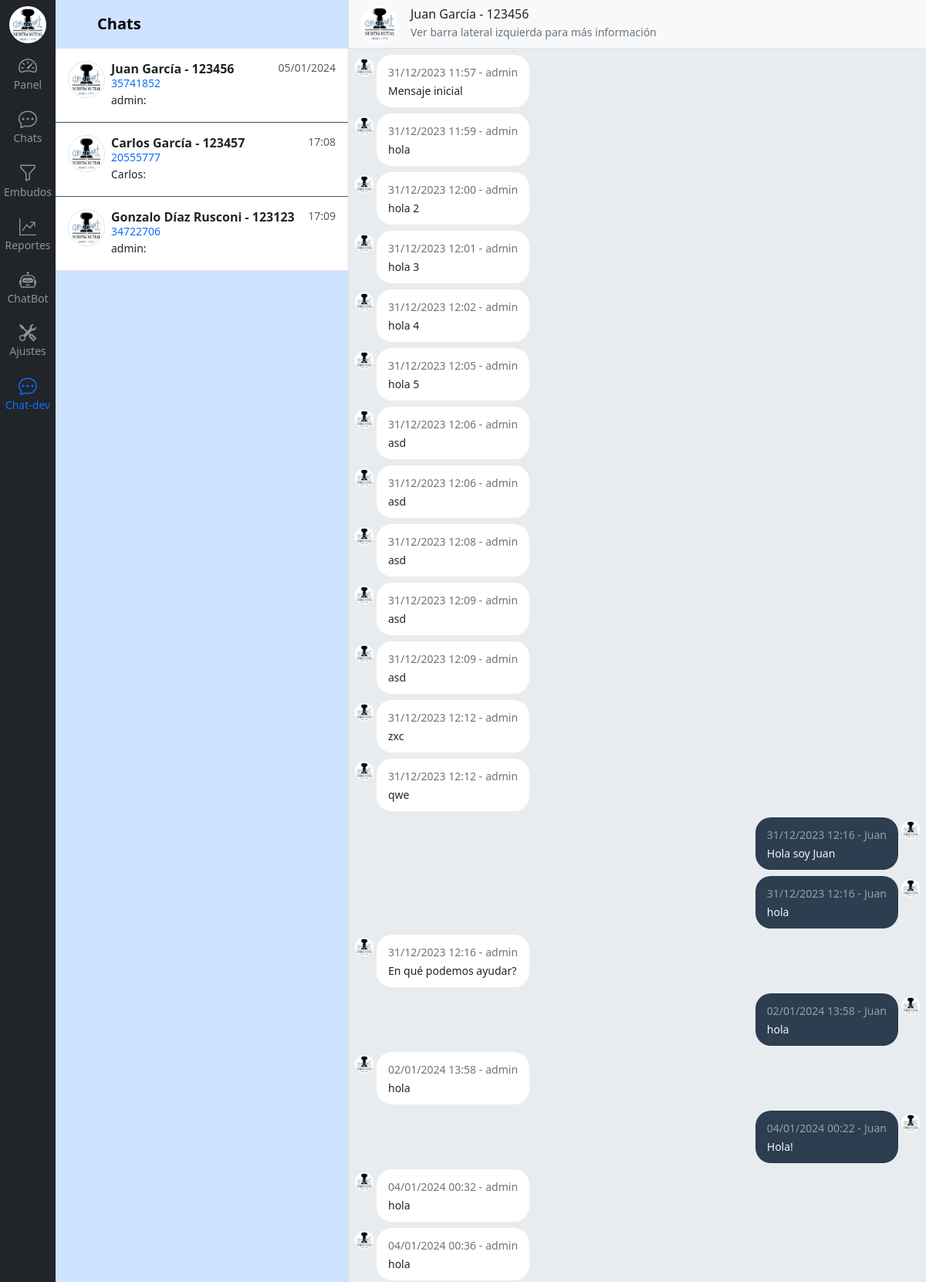
/contacto/chat-dev/1/ (signed in, upper part), run on the app's committed database.
### chat/models.py (models this page shows, shortened)
class Contacto(models.Model):
    nombre = models.CharField(max_length=100, null=True)
    apellido = models.CharField(max_length=100, null=True)
    dni = models.CharField(max_length=11, null=True)
    telefono = models.CharField(max_length=30)
    email = models.EmailField(max_length=60, null=True)
    empresa = models.CharField(max_length=100, null=True)
    nro_socio = models.PositiveIntegerField(null=True)

class Mensaje(models.Model):
    contacto_integracion = models.ForeignKey(ContactoIntegracion, related_name='mensajes', on_delete=models.CASCADE)
    usuario = models.ForeignKey(User, related_name='mensajes', on_delete=models.CASCADE, null=True)
    contenido = models.TextField()
    id_integracion = models.CharField(max_length=25, null=True, blank=True)  # ID del mensaje de la integración para citarlo
    recibido = models.DateTimeField(null=True)  # Verificar con la API
    leido = models.DateTimeField(null=True)  # Verificar con la API
    fecha_hora = models.DateTimeField(auto_now_add=True)
    class Meta:
        ordering = ('fecha_hora',)
        verbose_name_plural = 'Mensajes'

### chat/views.py (the view)
# urls.py: path('chat-dev/<int:id>/', views.chat, name='chat-dev'),
@login_required
def chat(request, id):
    contacto = get_object_or_404(Contacto.objects.prefetch_related('contacto_integraciones__integracion'), id=id)
    contacto_integracion = contacto.contacto_integraciones.first()
    integracion = contacto_integracion.integracion.nombre
    contacto_tarea = contacto_integracion.contacto_tareas.first()
    sector_tarea = contacto_tarea.sector_tarea
    sectores = Sector.objects.prefetch_related('sectortarea_set').all()
    contacto_mensajes = Mensaje.objects.filter(contacto_integracion__contacto=contacto)  # Ver cómo manejar esto si hay muchos mensajes
    contactos = Contacto.objects.annotate(
        last_message_content=Subquery(
            Mensaje.objects.filter(contacto_integracion=OuterRef('pk')).values('contenido').order_by('-fecha_hora')[:1]
        ),
        last_message_date=Subquery(
            Mensaje.objects.filter(contacto_integracion=OuterRef('pk')).values('fecha_hora').order_by('-fecha_hora')[:1]
        ),
        last_message_user=Subquery(
            Mensaje.objects.filter(contacto_integracion=OuterRef('pk')).values('usuario__username').order_by('-fecha_hora')[:1]
        )
    )
    context = {
        'contacto': contacto,
        'contacto_mensajes': contacto_mensajes,
        'contactos': contactos,
        'integracion': integracion,
        'sector_tarea': sector_tarea,
        'embudos': sectores,
        'usuario_asignado': contacto_tarea.usuario,
        'debug': DEBUG
    }
    if re.search('/contacto/chat-dev/', request.path):  # Para Tests
        return render(request, 'chat/chatsdev.html', context)
    else:
        return render(request, 'chat/detalle_chat.html', context)

### templates/chat/chatsdev.html (shortened to what this page needs)
{% extends 'base.html' %}
{% load static %}
{% load humanize %}
{% block content %}
{% include 'navbar.html' %}
  <div class="d-flex flex-column align-items-stretch flex-shrink-0 bg-primary-subtle border-end" style="width: 380px;">
      <a href="/" class="d-flex align-items-center flex-shrink-0 p-3 link-body-emphasis text-decoration-none border-bottom">
        <svg class="bi pe-none me-2" width="30" height="24"><use xlink:href="#bootstrap"></use></svg>
        <span class="fs-5 fw-semibold">Chats</span>
      </a>
      <div id="room-list" class="list-group list-group-flush border-bottom overflow-y-scroll">
        {% for contacto in contactos %}
        <a id="{{ contacto.nro_socio }}" href="{% url 'contacto:chat-dev' contacto.id %}" class="d-flex gap-2 list-group-item py-3 lh-sm">
          <div>
            <img src="{% static 'img/logo.png' %}" alt="mdo" width="48" height="48" class="rounded-circle border">
          </div>
          <div class="w-100">
            <div class="d-flex justify-content-between">
              <div class="d-flex flex-column mb-1">
                {% if contacto.nombre %}
                  <strong>{{ contacto.nombre }} {{ contacto.apellido}} - {{ contacto.nro_socio }}</strong>
                {% else %}
                  <strong>{{ contacto.telefono }}</strong>
                {% endif %}
                <small class="text-primary">{{ contacto.dni }}</small>
              </div>
              <small class="text-body-secondary message-date">
                {% now "d/m/Y" as todays_date %}
                {% if todays_date == contacto.last_message_date|date:"d/m/Y" %}
                  {{ contacto.last_message_date|time:"H:i" }}
                {% else %}
                  {{ contacto.last_message_date|date:"d/m/Y" }}
                {% endif %}
              </small>
            </div>
            <div class="col-10 mb-1 small">
              {% if contacto.last_message_user %}
                {{ contacto.last_message_user }}:
              {% else %}
                {{ contacto.nombre }}:
              {% endif %}
            </div>
          </div>
      </a>
        {% endfor %}
      </div>
  </div>
  {% now "d/m/Y" as test %}
  {% if contacto_mensajes %}
    {% include 'chat/components/caja_chat.html' %}
  {% else %}
    <div class="flex-grow-1 d-flex align-items-center justify-content-center bg-body-tertiary">
      <p class="text-secondary">Seleccione un chat para enviar mensajes</p>
    </div>
  {% endif %}
{% endblock %}

### templates/chat/components/caja_chat.html (shortened to what this page needs)
{% load static %}
<div class="d-flex flex-column justify-content-between w-100 scroll-white position-relative">
    <div class="d-flex align-items-center gap-3 text-decoration-none p-3 border-bottom bg-body-tertiary" style="height: 63px">
      <img src="{% static 'img/logo.png' %}" alt="ameport_logo" width="48" height="48" class="rounded-circle">
      <div>
        {% if contacto.nombre %}
            <h6 class="m-0">{{ contacto.nombre }} {{ contacto.apellido}} - {{ contacto.nro_socio }}</h6>
        {% else %}
            <h6 class="m-0">{{ contacto.telefono }}</h6>
        {% endif %}
        <p class="m-0 text-secondary"><small>Ver barra lateral izquierda para más información</small></p>
      </div>
    </div>
    <div id="chat-messages" class="d-flex flex-column gap-2 bg-body-secondary p-2 h-100 overflow-y-scroll">
        {% for mensaje in contacto_mensajes %}
            {% if test %}
                {% if mensaje.usuario %}
                    {% include 'chat/components/caja_chat_mensaje_izq.html' %}
                {% else %}
                   {% include 'chat/components/caja_chat_mensaje_der.html' %}
                {% endif %}
            {% else %}
                {% if mensaje.usuario %}
                    {% include 'chat/components/caja_chat_mensaje_der.html' %}
                {% else %}
                    {% include 'chat/components/caja_chat_mensaje_izq.html' %}
                {% endif %}
            {% endif %}
        {% endfor %}
    </div>
</div>

### templates/chat/components/caja_chat_mensaje_izq.html (shortened to what this page needs)
{% load static %}
<div style="max-width: 60%;" class="align-self-start d-flex flex-column">
    <div class="d-flex gap-1 ">
        <img src="{% static 'img/logo.png' %}" alt="" width="24" height="24" class="mt-1 rounded-circle">
        <div class="bg-white caja-mensaje-chat">
            <div>
                <small class="text-secondary">{{ mensaje.fecha_hora|date:"d/m/Y" }} {{ mensaje.fecha_hora|time:"H:i" }} -</small>
                <small class="text-secondary">
                    {% if mensaje.usuario %}
                        {{ mensaje.usuario }}
                    {% else %}
                        {{ contacto.nombre }}
                    {% endif %}
                </small>
            </div>
            <small>{{ mensaje.contenido }}</small>
        </div>
    </div>
</div>

### templates/chat/components/caja_chat_mensaje_der.html (shortened to what this page needs)
{% load static %}
<div style="max-width: 60%;" class="align-self-end d-flex flex-column">
    <div class="d-flex flex-row-reverse gap-1 ">
        <img src="{% static 'img/logo.png' %}" alt="" width="24" height="24" class="mt-1 rounded-circle">
        <div class="bg-union caja-mensaje-chat">
            <div>
                <small class="text-white-50">{{ mensaje.fecha_hora|date:"d/m/Y" }} {{ mensaje.fecha_hora|time:"H:i" }} -</small>
                <small class="text-white-50">
                    {% if mensaje.usuario %}
                        {{ mensaje.usuario }}
                    {% else %}
                        {{ contacto.nombre }}
                    {% endif %}
                </small>
            </div>
            <small>{{ mensaje.contenido }}</small>
        </div>
    </div>
</div>

### static/css/style.css (style rules this page uses)
:root { --primary-color: rgb(44, 62, 80); --primary-hover-color: #3c5268; }
.bg-union { background-color: var(--primary-color); color: #f5f5f5; }
.list-group-item { border-color: var(--primary-hover-color); }
.caja-mensaje-chat { padding: 10px 15px; border-radius: 20px; }
.scroll-white > * { scrollbar-width: auto; scrollbar-color: #ccc var(--primary-color); }

### data on the page
Contacto: nombre "Juan", apellido "García", nro_socio "123456", dni "35741852", last_message_date "05/01/2024", last_message_user "admin"
Contacto: nombre "Carlos", apellido "García", nro_socio "123457", dni "20555777", last_message_date "17:08"
Contacto: nombre "Gonzalo", apellido "Díaz Rusconi", nro_socio "123123", dni "34722706", last_message_date "17:09", last_message_user "admin"
Mensaje: fecha_hora "31/12/2023", fecha_hora "11:57", usuario "admin", contenido "Mensaje inicial"
Mensaje: fecha_hora "31/12/2023", fecha_hora "11:59", usuario "admin", contenido "hola"
Mensaje: fecha_hora "31/12/2023", fecha_hora "12:00", usuario "admin", contenido "hola 2"
Mensaje: fecha_hora "31/12/2023", fecha_hora "12:01", usuario "admin", contenido "hola 3"
Mensaje: fecha_hora "31/12/2023", fecha_hora "12:02", usuario "admin", contenido "hola 4"
Mensaje: fecha_hora "31/12/2023", fecha_hora "12:05", usuario "admin", contenido "hola 5"
Mensaje: fecha_hora "31/12/2023", fecha_hora "12:06", usuario "admin", contenido "asd"
Mensaje: fecha_hora "31/12/2023", fecha_hora "12:06", usuario "admin", contenido "asd"
Mensaje: fecha_hora "31/12/2023", fecha_hora "12:08", usuario "admin", contenido "asd"
Mensaje: fecha_hora "31/12/2023", fecha_hora "12:09", usuario "admin", contenido "asd"
Mensaje: fecha_hora "31/12/2023", fecha_hora "12:09", usuario "admin", contenido "asd"
Mensaje: fecha_hora "31/12/2023", fecha_hora "12:12", usuario "admin", contenido "zxc"
Mensaje: fecha_hora "31/12/2023", fecha_hora "12:12", usuario "admin", contenido "qwe"
Mensaje: fecha_hora "31/12/2023", fecha_hora "12:16", contenido "Hola soy Juan"
Mensaje: fecha_hora "31/12/2023", fecha_hora "12:16", contenido "hola"
Mensaje: fecha_hora "31/12/2023", fecha_hora "12:16", usuario "admin", contenido "En qué podemos ayudar?"
Mensaje: fecha_hora "02/01/2024", fecha_hora "13:58", contenido "hola"
Mensaje: fecha_hora "02/01/2024", fecha_hora "13:58", usuario "admin", contenido "hola"
Mensaje: fecha_hora "04/01/2024", fecha_hora "00:22", contenido "Hola!"
Mensaje: fecha_hora "04/01/2024", fecha_hora "00:32", usuario "admin", contenido "hola"
Mensaje: fecha_hora "04/01/2024", fecha_hora "00:36", usuario "admin", contenido "hola"
